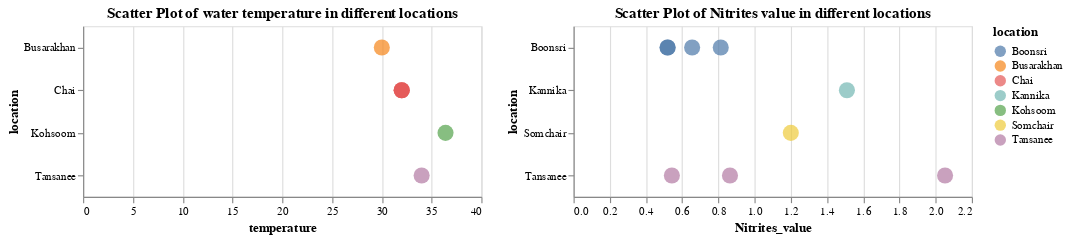

Notebook code cell kept with this figure:
### Markdown cell above
**Advance Altair**

### Code cell
#Using Advance altair (Horizontal concatenate) water temperature and Nitrites at different locations

df_tem = pd.DataFrame(df[df["measure"]=="Water temperature"][df['value']>=30])
df_tem = df_tem.rename(columns=({'value':'temperature'}))

chart1 = alt.Chart(df_tem).mark_circle(size=200).encode(
    x='temperature:Q',
    y='location:N',
color='location',text='location:N',  # Used text encoding to display pointer values
    tooltip=['temperature:Q', 'location:N']).properties(title='Scatter Plot of water temperature in different locations',
    width=350,  # set the width
    height=150  # set the height
)

df_tem = pd.DataFrame(df[df["measure"]=="Nitrites"][df['value']>=0.5])
df_tem = df_tem.rename(columns=({'value':'Nitrites_value'}))

chart2 = alt.Chart(df_tem).mark_circle(size=200).encode(
    x='Nitrites_value:Q',
    y='location:N',
color='location',text='location:N',  # Used text encoding to display pointer values
    tooltip=['Nitrites_value:Q', 'location:N']).properties(title='Scatter Plot of Nitrites value in different locations',
    width=350,  # set the width
    height=150  # set the height
)

# Concatenate horizontally
concatenated_chart = alt.hconcat(chart1, chart2)

# Show the concatenated chart
concatenated_chart

### Figure 1 — Vega-Lite specification as saved in the notebook (floating-point values rounded to 4 significant figures)
{"config": {"view": {"continuousWidth": 300, "continuousHeight": 300}}, "hconcat": [{"data": {"name": "data-060b2bd6f5987cfe3d85ee64a43af609"}, "mark": {"type": "circle", "size": 200}, "encoding": {"color": {"field": "location", "type": "nominal"}, "text": {"field": "location", "type": "nominal"}, "tooltip": [{"field": "temperature", "type": "quantitative"}, {"field": "location", "type": "nominal"}], "x": {"field": "temperature", "type": "quantitative"}, "y": {"field": "location", "type": "nominal"}}, "height": 150, "title": "Scatter Plot of water temperature in different locations", "width": 350}, {"data": {"name": "data-a1059edb97c415b13add6fa08ba2a63a"}, "mark": {"type": "circle", "size": 200}, "encoding": {"color": {"field": "location", "type": "nominal"}, "text": {"field": "location", "type": "nominal"}, "tooltip": [{"field": "Nitrites_value", "type": "quantitative"}, {"field": "location", "type": "nominal"}], "x": {"field": "Nitrites_value", "type": "quantitative"}, "y": {"field": "location", "type": "nominal"}}, "height": 150, "title": "Scatter Plot of Nitrites value in different locations", "width": 350}], "$schema": "https://vega.github.io/schema/vega-lite/v5.8.0.json", "datasets": {"data-060b2bd6f5987cfe3d85ee64a43af609": [{"id": 298718, "temperature": 32.0, "location": "Chai", "sample date": "10-Jul-03", "measure": "Water temperature"}, {"id": 299400, "temperature": 32.0, "location": "Chai", "sample date": "10-Jul-03", "measure": "Water temperature"}, {"id": 300066, "temperature": 32.0, "location": "Chai", "sample date": "10-Jul-03", "measure": "Water temperature"}, {"id": 510636, "temperature": 36.4, "location": "Kohsoom", "sample date": "25-Jul-04", "measure": "Water temperature"}, {"id": 2566113, "temperature": 30.0, "location": "Busarakhan", "sample date": "9-Aug-14", "measure": "Water temperature"}, {"id": 3291664, "temperature": 34.0, "location": "Tansanee", "sample date": "12-Aug-16", "measure": "Water temperature"}], "data-a1059edb97c415b13add6fa08ba2a63a": [{"id": 6496, "Nitrites_value": 1.2, "location": "Somchair", "sample date": "17-Apr-98", "measure": "Nitrites"}, {"id": 97705, "Nitrites_value": 0.52, "location": "Boonsri", "sample date": "14-Jul-00", "measure": "Nitrites"}, {"id": 707142, "Nitrites_value": 1.51, "location": "Kannika", "sample date": "15-Apr-06", "measure": "Nitrites"}, {"id": 683991, "Nitrites_value": 0.813, "location": "Boonsri", "sample date": "7-Sep-06", "measure": "Nitrites"}, {"id": 685675, "Nitrites_value": 0.519, "location": "Boonsri", "sample date": "7-Sep-06", "measure": "Nitrites"}, {"id": 687265, "Nitrites_value": 0.655, "location": "Boonsri", "sample date": "7-Sep-06", "measure": "Nitrites"}, {"id": 1338716, "Nitrites_value": 0.864, "location": "Tansanee", "sample date": "11-Apr-10", "measure": "Nitrites"}, {"id": 2576091, "Nitrites_value": 0.543, "location": "Tansanee", "sample date": "14-Sep-14", "measure": "Nitrites"}, {"id": 2576256, "Nitrites_value": 2.052, "location": "Tansanee", "sample date": "3-Dec-14", "measure": "Nitrites"}]}}
